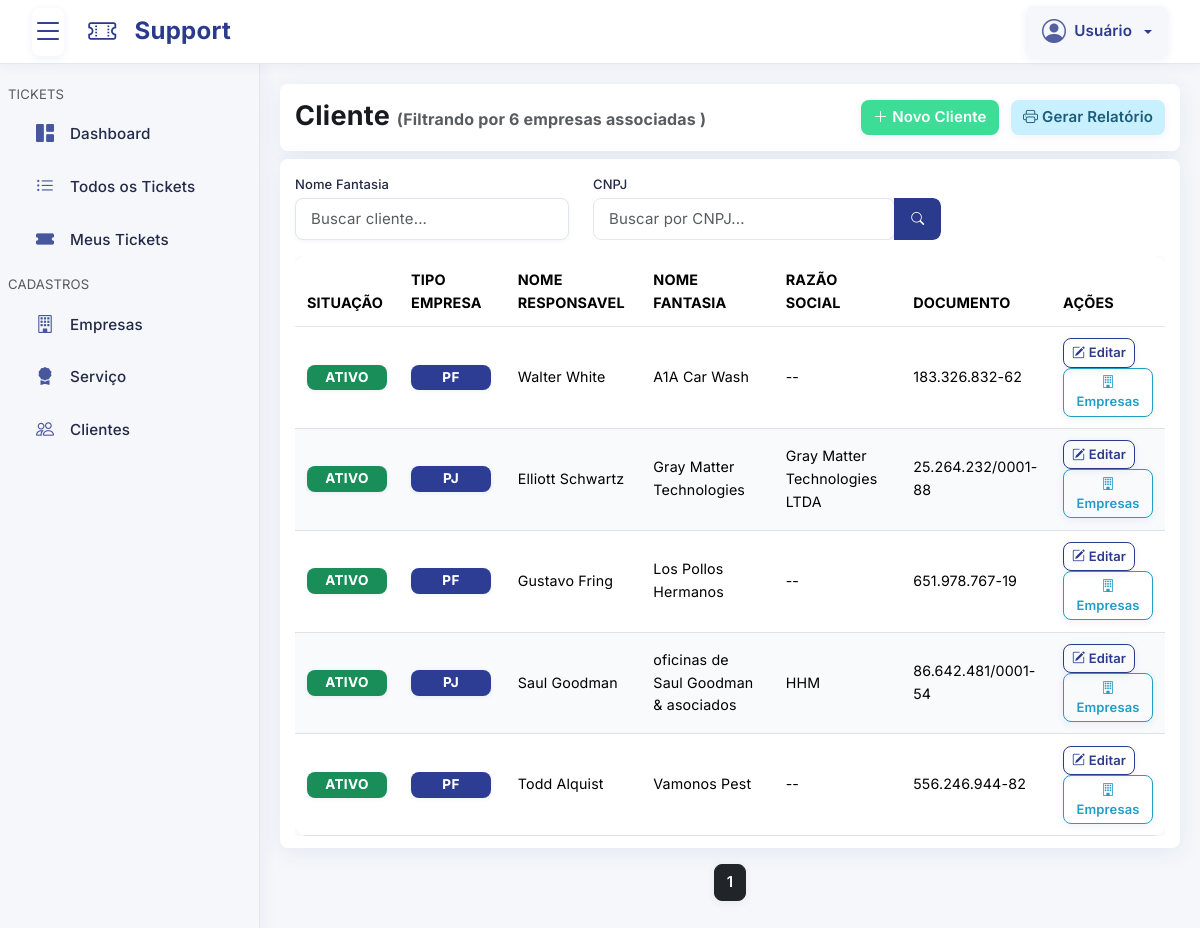
/pages/cliente/index.php, run on the app's committed database.
### tables this page shows
CREATE TABLE `cliente` (
  `id` int NOT NULL,
  `usuario_id` int NOT NULL,
  `tipo` varchar(255) NOT NULL DEFAULT 'CNPJ' COMMENT 'CNPJ ou CPF',
  `documento` varchar(255) DEFAULT NULL COMMENT 'xx.xxx.xxx/xxxx-xx ou xxx.xxx.xxx-xx',
  `razao_social` varchar(255) DEFAULT NULL,
  `nome_fantasia` varchar(255) NOT NULL,
  `telefone` varchar(20) NOT NULL COMMENT 'Formato: (XX) X XXXX-XXXX',
  `email` varchar(255) DEFAULT NULL,
  `responsavel_nome` varchar(255) NOT NULL,
  `responsavel_email` varchar(255) DEFAULT NULL,
  `responsavel_telefone` varchar(20) NOT NULL COMMENT 'Formato: (XX) X XXXX-XXXX',
  `responsavel_documento` varchar(18) NOT NULL COMMENT 'CPF: XXX.XXX.XXX-XX ou RG',
  `cep` varchar(10) DEFAULT NULL COMMENT 'Formato: XXXXX-XXX',
  `cidade` varchar(255) DEFAULT NULL,
  `estado` varchar(255) DEFAULT NULL,
  `pais` varchar(255) DEFAULT NULL,
  `endereco` varchar(255) DEFAULT NULL,
  `numero` varchar(50) DEFAULT NULL,
  `bairro` varchar(255) DEFAULT NULL,
  `situacao` tinyint(1) NOT NULL DEFAULT '1' COMMENT '0 = INATIVO ou 1 = ATIVO',
  `cadastrado` timestamp NULL DEFAULT CURRENT_TIMESTAMP,
  `alterado` timestamp NULL DEFAULT CURRENT_TIMESTAMP ON UPDATE CURRENT_TIMESTAMP
);

### config/Database.php (called while the page is built, shortened)
<?php
class Database
{
    private $host = "tcc-db-phpmyadmin.a5b4kx.easypanel.host";
    private $dbName = "support-ticket-manager";
    private $username = "alvino";
    private $password = "WQDThX9tbD";
    private $charset = "utf8mb4";
    private $pdo;
    private function connect()
    {
        $dsn = "mysql:host={$this->host};port=3306;dbname={$this->dbName};charset={$this->charset}";
        try {
            $this->pdo = new PDO(
                $dsn,
                $this->username,
                $this->password,
                array(PDO::MYSQL_ATTR_INIT_COMMAND => "SET NAMES utf8")
            );
            $this->pdo->setAttribute(PDO::ATTR_ERRMODE, PDO::ERRMODE_EXCEPTION);
            $this->pdo->setAttribute(PDO::ATTR_DEFAULT_FETCH_MODE, PDO::FETCH_ASSOC);
        } catch (PDOException $e) {
            $this->error = $e->getMessage();
            die("Erro ao conectar ao banco de dados: {$this->error}");
        }
    }
    public function getConnection()
    {
        try {
            return $this->pdo;
        } catch (PDOException $e) {
            $this->error = $e->getMessage();
            die("Erro ao conectar ao banco de dados: {$this->error}");
        }
    }
}

### config/Empresa.php (called while the page is built, shortened)
<?php
class Empresa
{
    private $db;
    public function __construct($db)
    {
        $this->db = $db;
    }
    public function listarEmpresas()
    {
        try {
            $usuario_grupo = isset($_SESSION["usuario_grupo"]) ? $_SESSION["usuario_grupo"] : null;
            $usuario_id = isset($_SESSION["usuario_id"]) ? $_SESSION["usuario_id"] : null;
            $query = "SELECT DISTINCT `empresa`.*";
            $query .= " FROM `empresa`";
            $where = array();
            $where[] = "`empresa`.`situacao` = 1";
            $query .= " WHERE " . implode(" AND ", $where);
            $query .= " ORDER BY `empresa`.`nome` ASC";
            $stmt = $this->db->prepare($query);
            $stmt->execute();
            $stmt->setFetchMode(PDO::FETCH_OBJ);
            return $stmt->fetchAll();
        } catch (\Throwable $th) {
            return [];
        }
    }
}

### config/Cliente.php (called while the page is built, shortened)
<?php
class Cliente
{
    private $db;
    public function __construct($db)
    {
        $this->db = $db;
    }
    public function index($parametros = array())
    {
        try {
            $cliente_id = isset($parametros["cliente_id"]) ? $parametros["cliente_id"] : NULL;
            $nome_fantasia = isset($parametros["nome_fantasia"]) ? $parametros["nome_fantasia"] : NULL;
            $documento = isset($parametros["documento"]) ? $parametros["documento"] : NULL;
            $pagina = isset($parametros["pagina"]) ? $parametros["pagina"] : 1;
            $limite = isset($parametros["limite"]) ? $parametros["limite"] : 10;
            $where = array();
            $usuario_grupo = isset($_SESSION["usuario_grupo"]) ? $_SESSION["usuario_grupo"] : null;
            $usuario_id = isset($_SESSION["usuario_id"]) ? $_SESSION["usuario_id"] : null;
            $query = "SELECT DISTINCT `cliente`.*";
            $queryCount = "SELECT COUNT(DISTINCT `cliente`.`id`)";
            $query .= " FROM `cliente`";
            $queryCount .= " FROM `cliente`";
            $query .= " ORDER BY `cliente`.`nome_fantasia` ASC";
            if ($limite !== null && $limite > 0) {
                $query .= " LIMIT :limite OFFSET :offset";
            }
            $stmt = $this->db->prepare($query);
            $stmtCount = $this->db->prepare($queryCount);
            if ($limite !== null && $limite > 0) {
                $offset = ($pagina - 1) * $limite;
                $stmt->bindParam(":limite", $limite, PDO::PARAM_INT);
                $stmt->bindParam(":offset", $offset, PDO::PARAM_INT);
            }
            $stmt->execute();
            $stmtCount->execute();
            $resultados = $stmt->fetchAll(PDO::FETCH_OBJ);
            $total = $stmtCount->fetchColumn();
            $paginação = array(
                "pagina" => $pagina,
                "limite" => $limite,
                "total" => $total,
                "total_paginas" => ceil($total / $limite)
            );
            return array(
                "resultados" => $resultados,
                "paginacao" => $paginação
            );
        } catch (\Throwable $th) {
            return array(
                "erro" => $th->getMessage() . " -> " . $th->getLine(),
                "resultados" => [],
                "paginacao" => array(
                    "pagina" => 1,
                    "limite" => 100,
                    "total" => 0,
                    "total_paginas" => 1
                )
            );
        }
    }
    public function getInfoFiltro()
    {
        try {
            $usuario_grupo = isset($_SESSION["usuario_grupo"]) ? $_SESSION["usuario_grupo"] : null;
            $usuario_id = isset($_SESSION["usuario_id"]) ? $_SESSION["usuario_id"] : null;
            $info = [
                'usuario_id' => $usuario_id,
                'usuario_grupo' => $usuario_grupo,
                'is_admin' => ($usuario_grupo == 1),
                'aplica_filtro' => ($usuario_grupo != 1 && $usuario_id),
            ];
            return $info;
        } catch (\Throwable $th) {
            return ['erro' => $th->getMessage()];
        }
    }
}

### pages/cliente/index.php (the view, shortened to what this page needs)
<?php include("../template/topo.php"); ?>
<?php
$cliente_id = isset($_GET["cliente_id"]) ? $_GET["cliente_id"] : NULL;
$empresa_id = isset($_GET["empresa_id"]) ? $_GET["empresa_id"] : NULL;
$documento = isset($_GET["documento"]) ? $_GET["documento"] : NULL;
$nome_fantasia = isset($_GET["nome_fantasia"]) ? $_GET["nome_fantasia"] : NULL;
$pagina = isset($_GET["pagina"]) ? $_GET["pagina"] : 1;
$relatorio = isset($_GET['relatorio']) ? $_GET['relatorio'] : 0;
$limiteConsulta = ($relatorio == 1) ? null : 15;
$indexRegistros = $classCliente->index([
    "cliente_id" => $cliente_id,
    "empresa_id" => $empresa_id,
    "documento" => $documento,
    "nome_fantasia" => $nome_fantasia,
    "pagina" => $pagina,
    "limite" => $limiteConsulta
]);
$registros = $indexRegistros["resultados"];
$paginacao = $indexRegistros["paginacao"];
$totalEmpresasUsuario = 0;
$infoFiltroCliente = null;
if ($_SESSION["usuario_grupo"] != 1) {
    $empresasUsuario = $classEmpresa->listarEmpresas();
    $totalEmpresasUsuario = count($empresasUsuario);
    $infoFiltroCliente = $classCliente->getInfoFiltro();
}
?>
<header class="sessao">
    <div class="row">
        <div class="col-xl-6 col-lg-6 col-md-6 col-sm-12 col-12 my-1">
            <h1 class="titulo">Cliente
                <?php if ($_SESSION["usuario_grupo"] != 1 && $totalEmpresasUsuario > 0): ?>
                    <small class="text-muted fs-6">
                        (Filtrando por <?php echo $totalEmpresasUsuario; ?> empresa<?php echo $totalEmpresasUsuario > 1 ? 's' : ''; ?> associada<?php echo $totalEmpresasUsuario > 1 ? 's' : ''; ?>
                        <?php if ($infoFiltroCliente && isset($infoFiltroCliente['total_clientes_sem_empresa']) && $infoFiltroCliente['total_clientes_sem_empresa'] > 0): ?>
                            + <?php echo $infoFiltroCliente['total_clientes_sem_empresa']; ?> sem empresa)
                        <?php else: ?>
                            )
                        <?php endif; ?>
                    </small>
                <?php endif; ?>
            </h1>
        </div>
        <div class="col-xl-6 col-lg-6 col-md-6 col-sm-12 col-12 my-1 text-end nao-mostrar-impressao">
            <a href="cadastro.php" class="btn btn-adicionar">
                <i class="bi-plus-lg" aria-hidden="true"></i> Novo Cliente
            </a>
            <button type="button" class="btn btn-imprimir botao-noty-ativo ms-2" id="btnRelatorio">
                <i class="bi bi-printer"></i> Gerar Relatório
            </button>
        </div>
    </div>
</header>
<div class="sessao">
    <form method="get">
        <div class="row mb-3">
            <div class="col-xl-4 col-lg-5 col-md-5 col-sm-12 col-12">
                <label>Nome Fantasia</label>
                <input type="text" class="form-control" name="nome_fantasia" placeholder="Buscar cliente..." value="<?php echo $nome_fantasia; ?>">
            </div>
            <div class="col-xl-5 col-lg-7 col-md-7 col-sm-12 col-1">
                <label>CNPJ</label>
                <div class="input-group">
                    <input type="text" class="form-control mascara-cnpj" name="documento" placeholder="Buscar por CNPJ..." value="<?php echo $documento; ?>">
                    <button class="btn btn-buscar" type="submit"><i class="bi bi-search"></i></button>
                </div>
            </div>
        </div>
    </form>
    <?php if (count($registros) == 0): ?>
        <div class="alert alerta-sem-cadastrar text-center py-4" role="alert">
            <div class="mb-3">
                <i class="bi bi-people fs-1"></i>
            </div>
            <h5 class="fw-bold">Nenhum cliente encontrado</h5>
            <p class="mb-0">Confira se os dados estão corretos ou cadastre um novo cliente.</p>
        </div>
    <?php else: ?>
        <div class="table-responsive">
            <table class="table table-hover">
                <thead>
                    <tr>
                        <th class="nao-mostrar-impressao">Situação</th>
                        <th>Tipo Empresa</th>
                        <th>Nome Responsavel</th>
                        <th>Nome Fantasia</th>
                        <th>Razão Social</th>
                        <th>Documento</th>
                        <th class="nao-mostrar-impressao">Ações</th>
                    </tr>
                </thead>
                <tbody>
                    <?php foreach ($registros as $registro): ?>
                        <?php if (is_object($registro)): ?>
                            <tr class="<?php echo isset($focu_cliente_id) && $registro->id == $focu_cliente_id ? 'table-active' : ''; ?>">
                                <td class="nao-mostrar-impressao">
                                    <?php if (isset($registro->situacao) && $registro->situacao == 1): ?>
                                        <span class="badge text-bg-success">Ativo</span>
                                    <?php else: ?>
                                        <span class="badge text-bg-danger">Inativo</span>
                                    <?php endif; ?>
                                </td>
                                <td>
                                    <?php if (isset($registro->tipo) && $registro->tipo === "CNPJ"): ?>
                                        <span class="badge status-situacao">PJ</span>
                                    <?php else: ?>
                                        <span class="badge status-situacao">PF</span>
                                    <?php endif ?>
                                </td>
                                <td><?php echo isset($registro->responsavel_nome) ? $registro->responsavel_nome : "--"; ?></td>
                                <td><?php echo isset($registro->nome_fantasia) ? $registro->nome_fantasia : "--"; ?></td>
                                <td><?php echo isset($registro->razao_social) ? $registro->razao_social : "--"; ?></td>
                                <td><?php echo isset($registro->documento) && $registro->documento ? $registro->documento : (isset($registro->responsavel_documento) ? $registro->responsavel_documento : "--"); ?></td>
                                <td class="nao-mostrar-impressao">
                                    <a href="edicao.php?id=<?php echo $registro->id; ?>" class="btn btn-sm btn-editar">
                                        <i class="bi-pencil-square"></i> Editar
                                    </a>
                                    <a href="empresa.php?id=<?php echo $registro->id; ?>" class="btn btn-sm btn-empresa">
                                        <i class="bi-building"></i> Empresas
                                    </a>
                                </td>
                            </tr>
                        <?php endif; ?>
                    <?php endforeach; ?>
                </tbody>
            </table>
        </div>
    <?php endif; ?>
</div>
<?php
$limiteNavegacao = 2;
$inicio = ((($pagina - $limiteNavegacao) > 1) ? $pagina - $limiteNavegacao : 1);
$fim = ((($pagina + $limiteNavegacao) < $paginacao['total_paginas']) ? $pagina + $limiteNavegacao : $paginacao['total_paginas']);
?>
<?php if ($limiteConsulta !== null): ?>
    <nav aria-label="Page navigation">
        <ul class="pagination justify-content-center mt-3">
            <?php for ($i = $inicio; $i <= $fim; $i++) : ?>
                <?php if ($i == $paginacao['pagina']): ?>
                    <li class="page-item active">
                        <a class="ms-1 me-1 btn btn-dark">
                            <?php echo $i; ?>
                        </a>
                    </li>
                <?php endif; ?>
            <?php endfor; ?>
        </ul>
    </nav>
<?php endif; ?>
<?php include("../template/rodape.php"); ?>

### data on the page
cliente: situacao "ATIVO", tipo "PF", responsavel_nome "Walter White", nome_fantasia "A1A Car Wash", responsavel_documento "183.326.832-62"
cliente: situacao "ATIVO", tipo "PJ", responsavel_nome "Elliott Schwartz", nome_fantasia "Gray Matter Technologies", razao_social "Gray Matter Technologies LTDA", documento "25.264.232/0001-88"
cliente: situacao "ATIVO", tipo "PF", responsavel_nome "Gustavo Fring", nome_fantasia "Los Pollos Hermanos", responsavel_documento "651.978.767-19"
cliente: situacao "ATIVO", tipo "PJ", responsavel_nome "Saul Goodman", nome_fantasia "oficinas de Saul Goodman & asociados", razao_social "HHM", documento "86.642.481/0001-54"
cliente: situacao "ATIVO", tipo "PF", responsavel_nome "Todd Alquist", nome_fantasia "Vamonos Pest", responsavel_documento "556.246.944-82"

### other printed values
$totalEmpresasUsuario "6"
